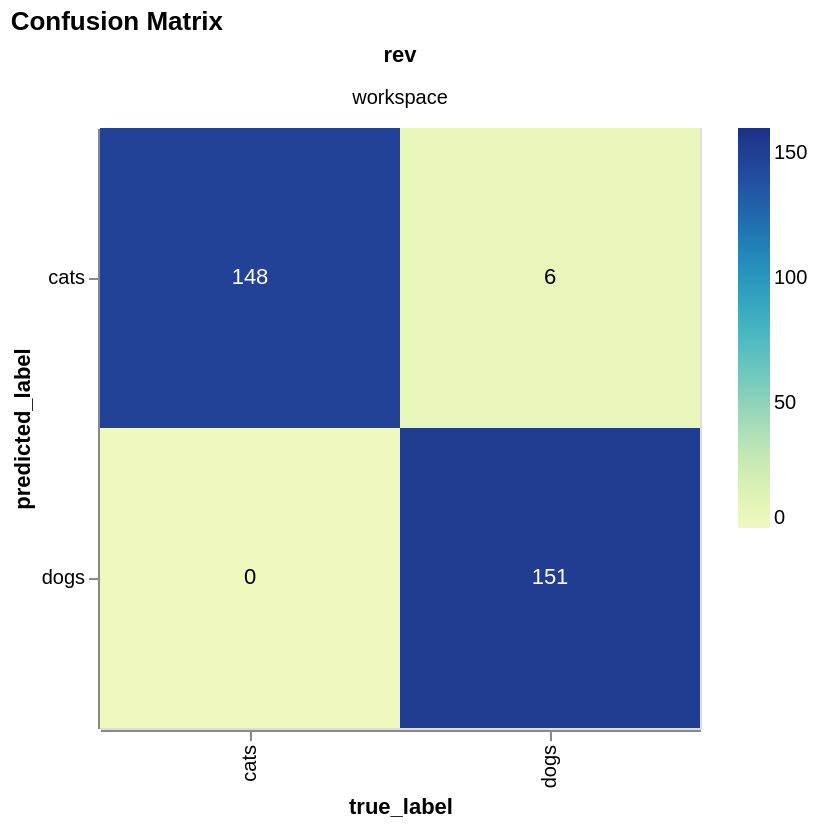

Express this chart as Vega-Lite.
### Vega-Lite specification from a JSON file in a GitHub repository (floating-point values rounded to 4 significant figures; data arrays with more than 128 entries replaced by an {"elided": "..."} marker saying what was removed)
{"$schema": "https://vega.github.io/schema/vega-lite/v5.json", "data": {"values": {"elided": "305 records"}}, "title": "Confusion Matrix", "facet": {"field": "rev", "type": "nominal"}, "spec": {"transform": [{"aggregate": [{"op": "count", "as": "xy_count"}], "groupby": ["predicted_label", "true_label"]}, {"impute": "xy_count", "groupby": ["rev", "predicted_label"], "key": "true_label", "value": 0}, {"impute": "xy_count", "groupby": ["rev", "true_label"], "key": "predicted_label", "value": 0}, {"joinaggregate": [{"op": "max", "field": "xy_count", "as": "max_count"}], "groupby": []}, {"calculate": "datum.xy_count / datum.max_count", "as": "percent_of_max"}], "encoding": {"x": {"field": "true_label", "type": "nominal", "sort": "ascending", "title": "true_label"}, "y": {"field": "predicted_label", "type": "nominal", "sort": "ascending", "title": "predicted_label"}}, "layer": [{"mark": "rect", "width": 300, "height": 300, "encoding": {"color": {"field": "xy_count", "type": "quantitative", "title": "", "scale": {"domainMin": 0, "nice": true}}}}, {"mark": "text", "encoding": {"text": {"field": "xy_count", "type": "quantitative"}, "color": {"condition": {"test": "datum.percent_of_max > 0.5", "value": "white"}, "value": "black"}}}]}}
